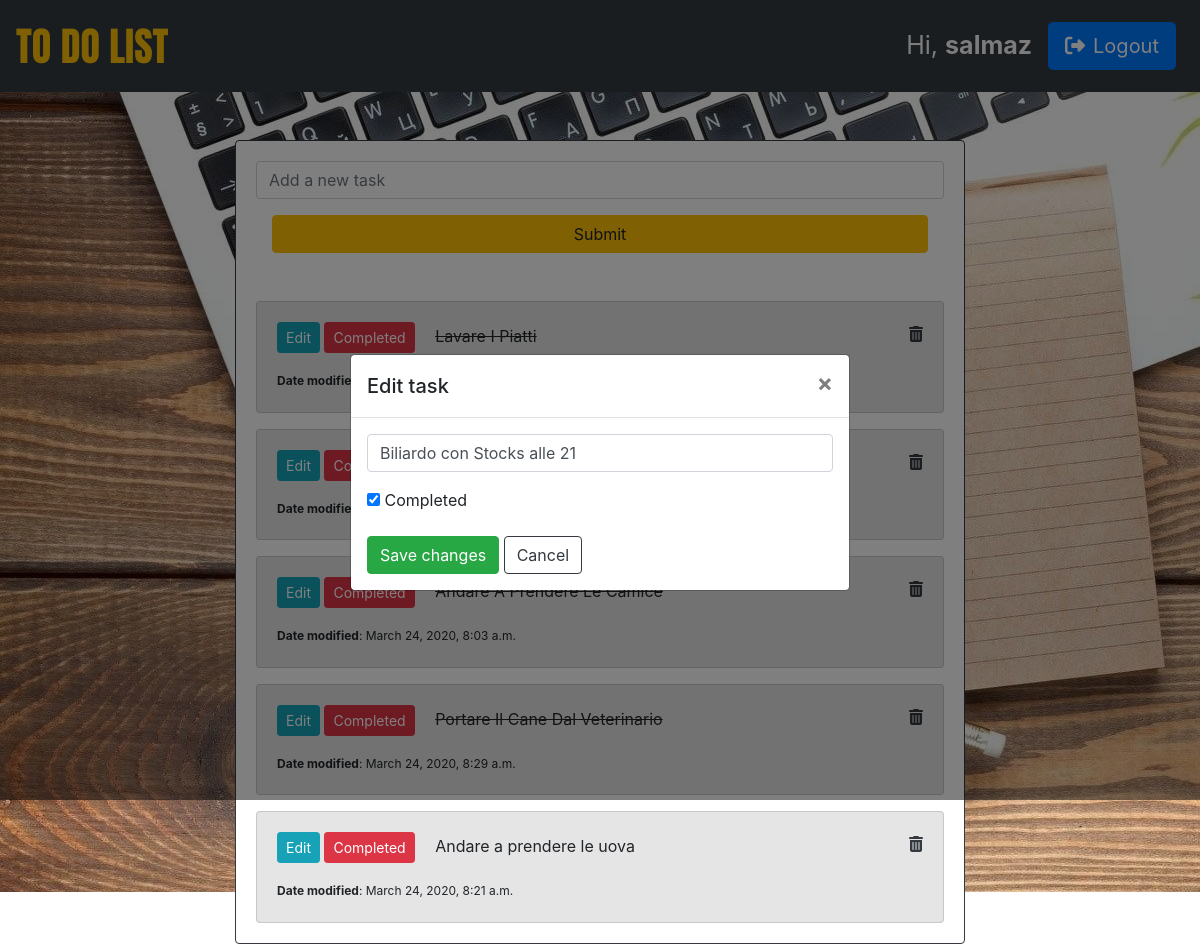
Screenshot of /edit/4/ (signed in) with the database file from the repository.
### app/models.py (models this page shows, shortened)
class Task(models.Model):
    thing = models.CharField(max_length=500)
    completed = models.BooleanField(default=False)
    its_list = models.ForeignKey(User, on_delete=models.CASCADE)
    creation_date = models.DateTimeField(auto_now=True)
    class Meta:
        verbose_name_plural = 'Things to Do'

### app/views.py (the view)
# urls.py: path('edit/<pk>/', views.edit_task, name='edit_task'),
def edit_task(request, pk):
    task = Task.objects.get(id=pk)
    if request.method == 'POST':
        form = TaskForm(request.POST, instance=task)
        if form.is_valid():
            form.save()
        return redirect('mainapp:home')
    tasks = Task.objects.filter(its_list=request.user)
    is_active = True
    context = {'tasks': tasks, 'task': task, 'is_active': is_active}
    return render(request, 'app/list.html', context)

### app/templatetags/app_tags.py (called while the page is built)
@register.filter
def capitalize_first(value):
    return value.title()

### app/templates/app/list.html (shortened to what this page needs)
{% extends 'app/base.html' %}
{% load app_tags %}
{% block content %}
<div class="col-md-8 m-auto">
  <div class="card border-dark mt-5" id="main-card">
    <div class="card-body">
      <form method='post' action="{% url 'mainapp:add_task' %}" class="mb-5">
        <input class="form-control mb-3" type="text" placeholder="Add a new task" name="thing">
        <div class="px-3">
          <button type="submit" class="btn btn-warning btn-block" id="submit-btn">Submit</button>
        </div>
      </form>
      {% for task in tasks %}
      <div class="card mt-3" id="task">
        <div class="card-body">
          <a href="{% url 'mainapp:edit_task' task.id %}" class="btn btn-sm btn-info">Edit</a>
          <a href="{% url 'mainapp:task_completed' task.id %}" class="btn btn-sm btn-danger mr-3">Completed</a>
          {% if task.completed %}
          <del>{{ task.thing|capitalize_first }}</del>
          {% else %}
          {{ task.thing }}
          {% endif %}
          <a href="{% url 'mainapp:delete_task' task.id %}" class="float-right text-dark"><i class="fas fa-trash-alt"></i></a>
          <div class="date mt-3" style="font-size: 15px;">
          <small><strong>Date modified</strong>: {{ task.creation_date }}</small>
        </div>
        </div>
      </div>
      {% endfor %}
    </div>
  </div>
  <div class="modal fade" id="editModal">
    <div class="modal-dialog modal-dialog-centered">
      <div class="modal-content">
        <div class="modal-header">
          <h5 class="modal-title">Edit task</h5>
          <button type="button" class="close" data-dismiss="modal" aria-label="Close">
            <span aria-hidden="true">&times;</span>
          </button>
        </div>
        <div class="modal-body">
          <form method='post' action="">
            <div class="form-group">
              <input class="form-control" type="text" name="thing" value="{{ task.thing }}">
            </div>
            <div class="form-group">
              <input type="checkbox" name="completed" {% if task.completed %} checked="checked" {% endif %}>
              <label for="completed">Completed</label>
            </div>
            <button type="submit" class="btn btn-success">Save changes</button>
            <a href="{% url 'mainapp:home' %}"><button class="btn btn-outline-dark">Cancel</button></a>
          </form>
        </div>
      </div>
    </div>
  </div>
</div>
</div>
{% endblock %}

### app/templates/app/navbar.html (shortened to what this page needs)
<nav class="navbar navbar-expand-lg navbar-light bg-dark">
  <div class="navbar-text"><a href="{% url 'mainapp:index' %}" class="logo text-warning">TO DO LIST</a></div>
  <div class="collapse navbar-collapse" id="navbarSupportedContent">
    <form class="form-inline ml-auto">
      {% if user.is_authenticated %}
      <span class="text-light mr-3" id="username">Hi, <strong class="text-light">{{ user.username }}</strong></span>
      <a href="{% url 'mainapp:logout' %}" class="btn btn-primary btn-lg mr-2 text-white"><span class="mr-2"><i class="fas fa-sign-out-alt"></i></span>Logout</a>
      {% else %}
      <a href="{% url 'mainapp:signup' %}" class="btn btn-info btn-lg mr-2 text-white">Sign up</a>
      <a href="{% url 'mainapp:login' %}" class="btn btn-primary btn-lg mr-2 text-white">Login</a>
      {% endif %}
    </form>
  </div>
</nav>

### app/static/app/css/main.css (style rules this page uses)
body,html { height: 100%; }
#task { background-color: #e5e5e5; }
.logo { font-family: 'Anton', sans-serif; font-size: 40px; }
#username { font-size: 25px; color: white; }

### rows the page displays
Task: thing "Lavare I Piatti"
Task: thing "Biliardo con Stocks alle 21", completed "☑"
Task: thing "Andare A Prendere Le Camice", creation_date "March 24, 2020, 8:03 a.m."
Task: thing "Portare Il Cane Dal Veterinario", creation_date "March 24, 2020, 8:29 a.m."
Task: thing "Andare a prendere le uova", creation_date "March 24, 2020, 8:21 a.m."

### other values shown
{{ user.username }} "salmaz"
